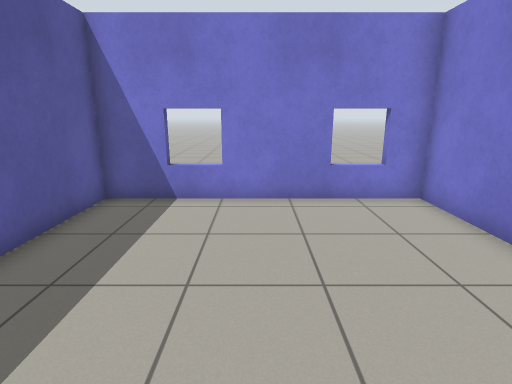
[1] (above)

16 first-person views from a walk through a world built for the Gazebo simulator. The camera is 1.2 m above the floor, tilts 14° down and sees 80° across. The floor is counted in squares, 0.5 m on a side. Each view is taken from the middle of a square. On the plan, view 1 faces up. The plan holds only what a view shows up to about 18 squares ahead; the rest is blank. Gazebo's built-in surfaces are drawn with simple patterns.

[2]
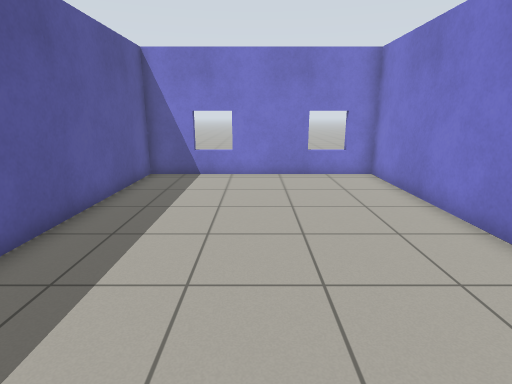

[3]
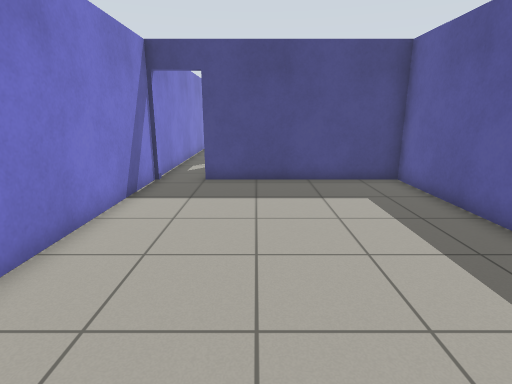

[4]
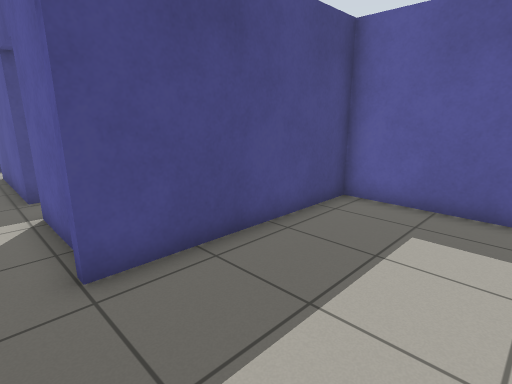

[5]
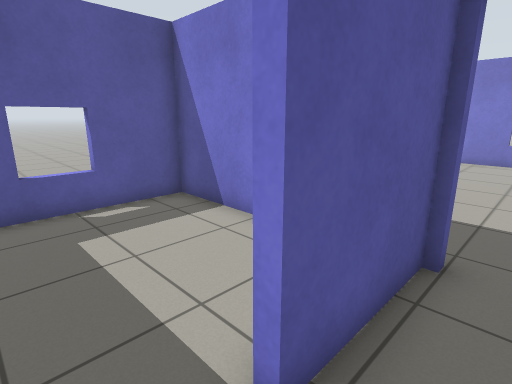

[6]
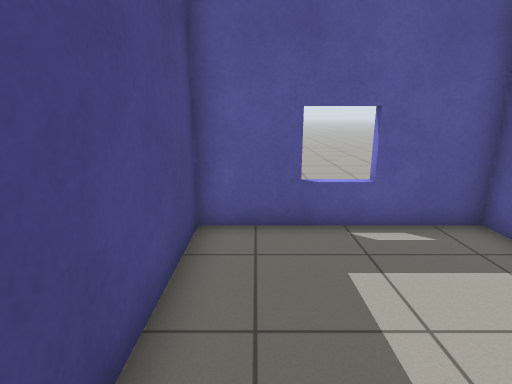

[7]
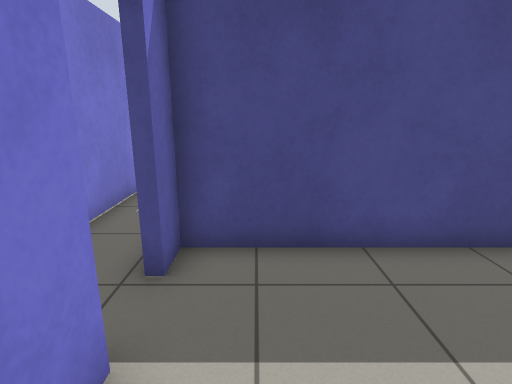

[8]
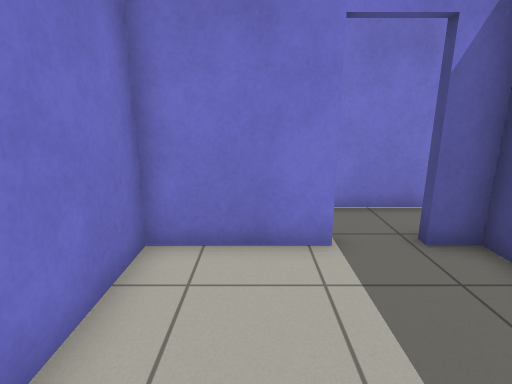

[9]
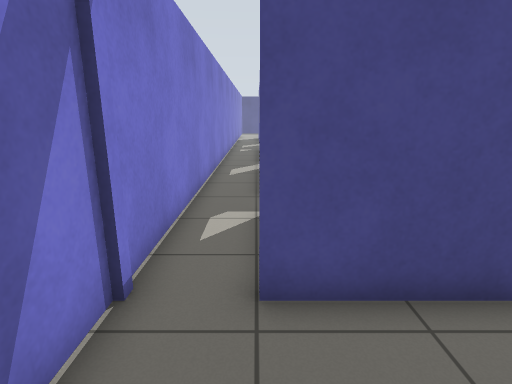

[10]
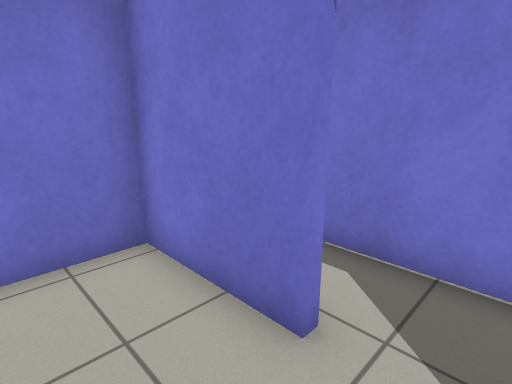

[11]
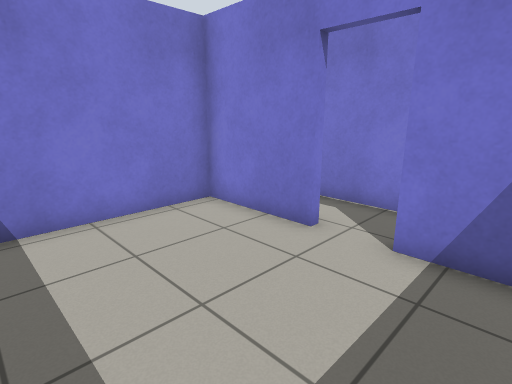

[12]
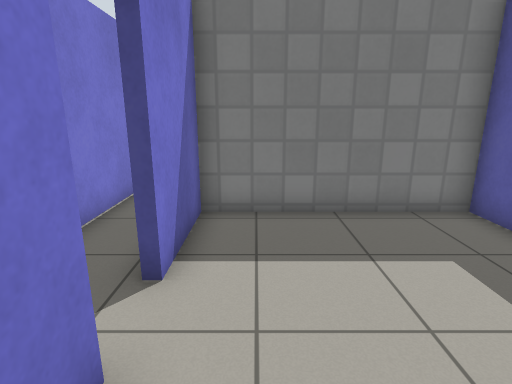

[13]
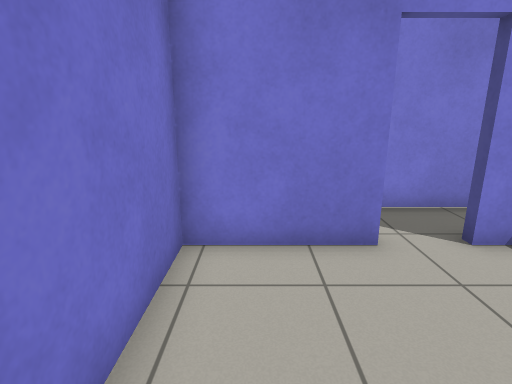

[14]
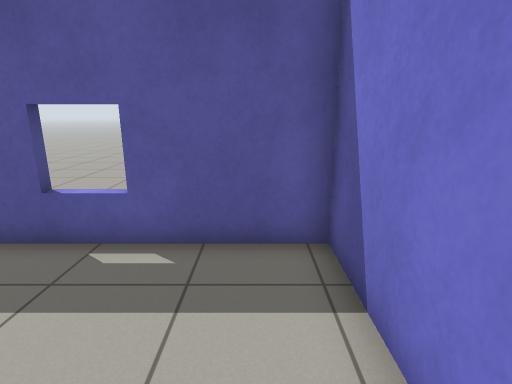

[15]
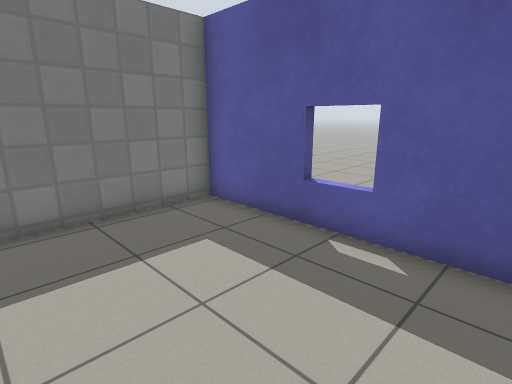

[16]
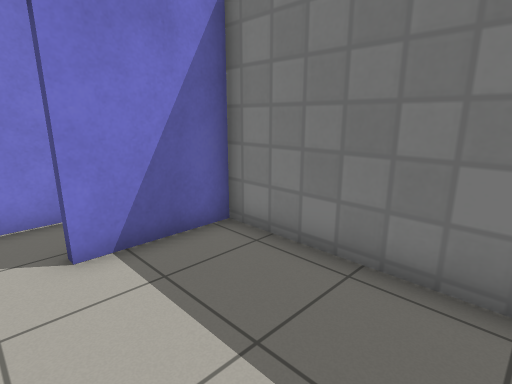

### Floor plan
Points are (right, up) in squares from view 1. A wall is a line through its corners. A room is listed if a view was taken in it or the views show most of it. See-through windows are left out.
Room 1 (views 1, 2, 3, 4, 9)
walls: (4.9, -4.6) (4.9, 8.8) (-4.5, 8.8) (-4.5, -4.6) (3, -4.6)
ways out: open door at (3.5, -5) to room 2
Room 2 (view 5)
walls: (4.9, -22.5) (4.9, -5.1); (2.7, -10.1) (2.7, -15.4); (2.7, -4.9) (2.7, -8.5)
ways out: open door at (3.5, -5) to room 1; open door at (2.7, -9.3) to room 3; open door at (2.7, -16.3) to room 4
Room 3 (views 6, 7, 8)
walls: (2.4, -8.5) (2.4, -4.9) (-4.5, -4.9) (-4.5, -11.3) (2.4, -11.3) (2.4, -10.1)
ways out: open door at (2.7, -9.3) to room 2
Room 4 (views 10, 11, 12, 13, 14, 15, 16)
walls: (2.4, -15.4) (2.4, -11.6) (-4.5, -11.6) (-4.5, -20.5) (2.4, -20.5) (2.4, -17)
ways out: open door at (2.7, -16.3) to room 2

Where each view was taken, in squares from view 1:
view 1: 0 up, 0 right, facing up
view 2: 4 down, 0 right, facing up
view 3: 7 up, 1 right, facing down
view 4: 0 up, 4 right, facing down-left
view 5: 10 down, 4 right, facing up-left
view 6: 10 down, 2 right, facing left
view 7: 6 down, 1 right, facing down
view 8: 7 down, 3 left, facing right
view 9: 1 down, 3 right, facing down
view 10: 17 down, 0 right, facing up-right
view 11: 19 down, 3 left, facing up-right
view 12: 13 down, 1 right, facing down
view 13: 13 down, 3 left, facing right
view 14: 13 down, 1 right, facing left
view 15: 13 down, 1 right, facing down-left
view 16: 16 down, 3 left, facing down-right
